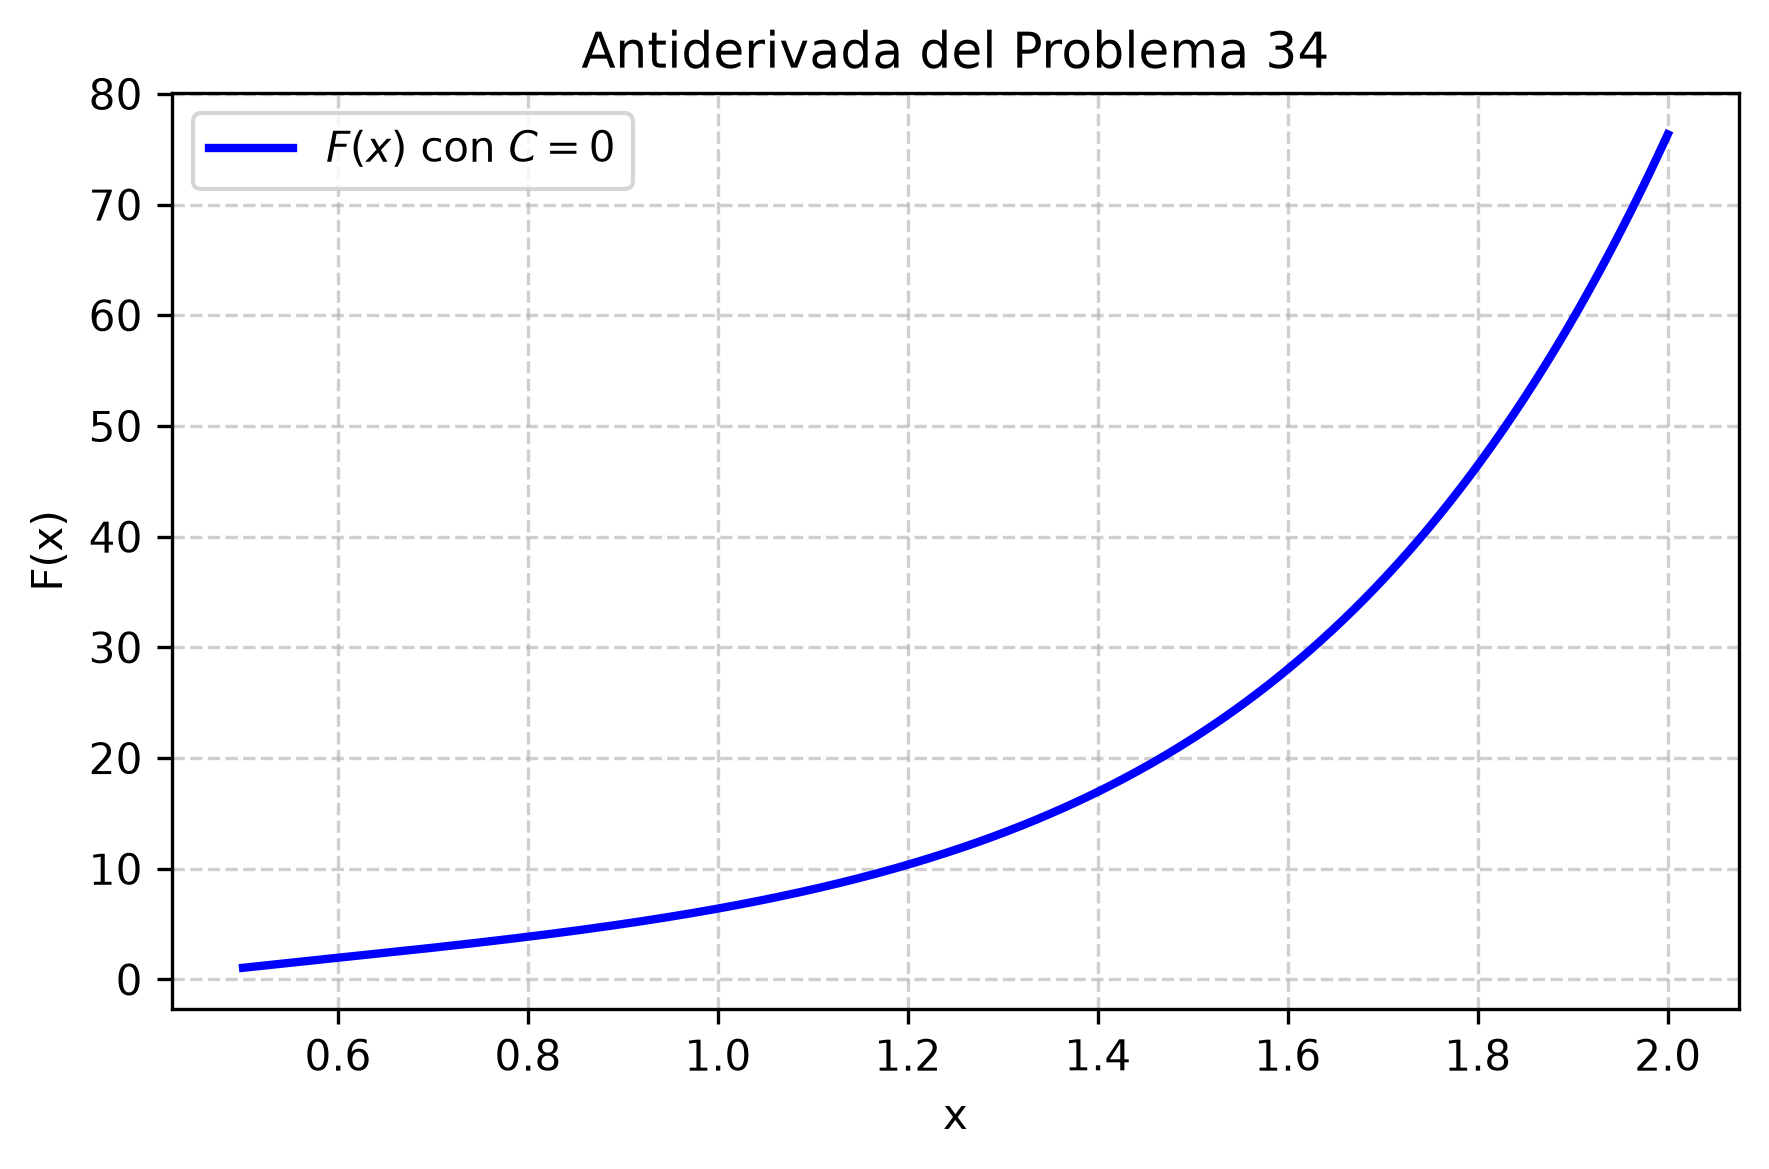

Write Python code to recreate this figure.
import matplotlib
matplotlib.use('Agg')
import numpy as np
import matplotlib.pyplot as plt

def f(x):
    return x**(-1) * (4 + 3*x**4)**(1.5)

def F(x):
    z = np.sqrt(4 + 3*x**4)
    term1 = (z**3) / 6
    term2 = 2 * z
    term3 = np.log(np.abs((z - 2) / (z + 2)))
    return term1 + term2 + term3

x = np.linspace(0.5, 2.0, 400)
y_vals = F(x)

plt.figure(figsize=(6, 4))
plt.plot(x, y_vals, label=r'$F(x)$ con $C=0$', color='b', linewidth=2)
plt.title('Antiderivada del Problema 34')
plt.xlabel('x')
plt.ylabel('F(x)')
plt.grid(True, linestyle='--', alpha=0.6)
plt.legend()
plt.tight_layout()

plt.savefig(r'semana_05/graficas/SEM05_P34_grafica.png', dpi=300, bbox_inches='tight')
plt.close()
